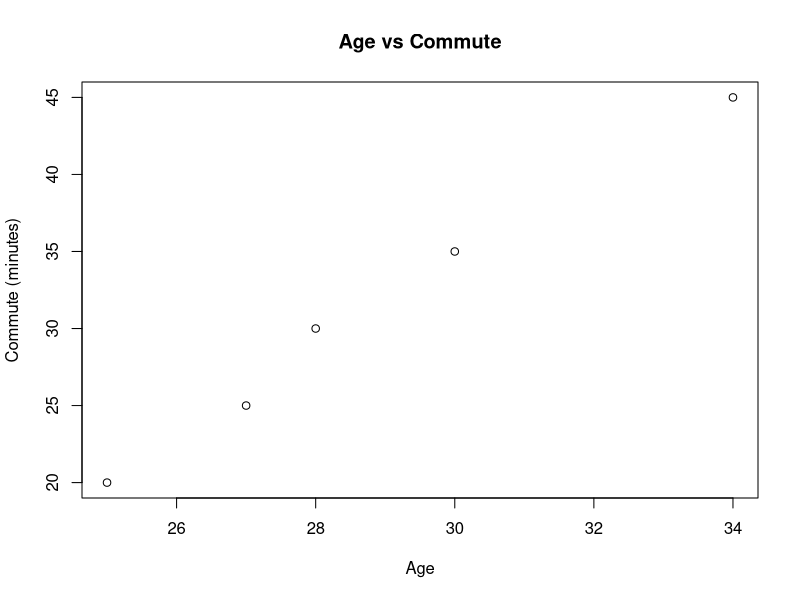
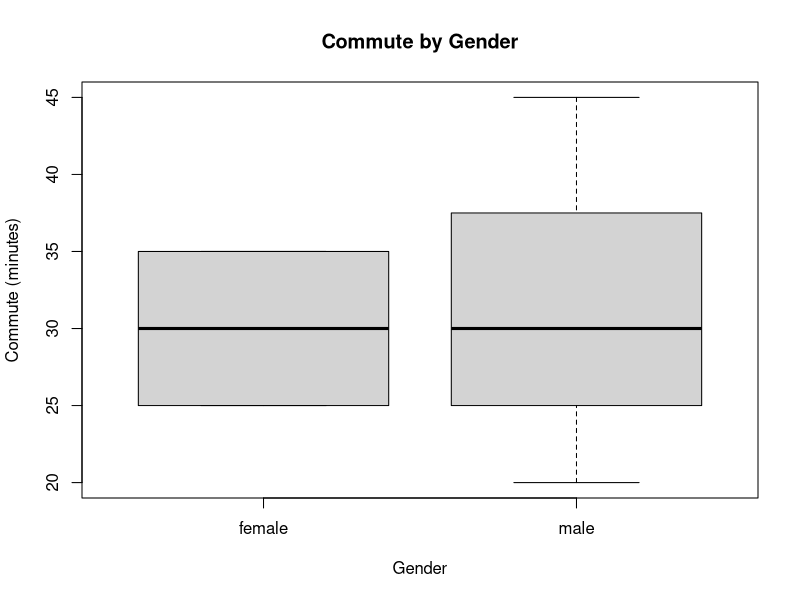
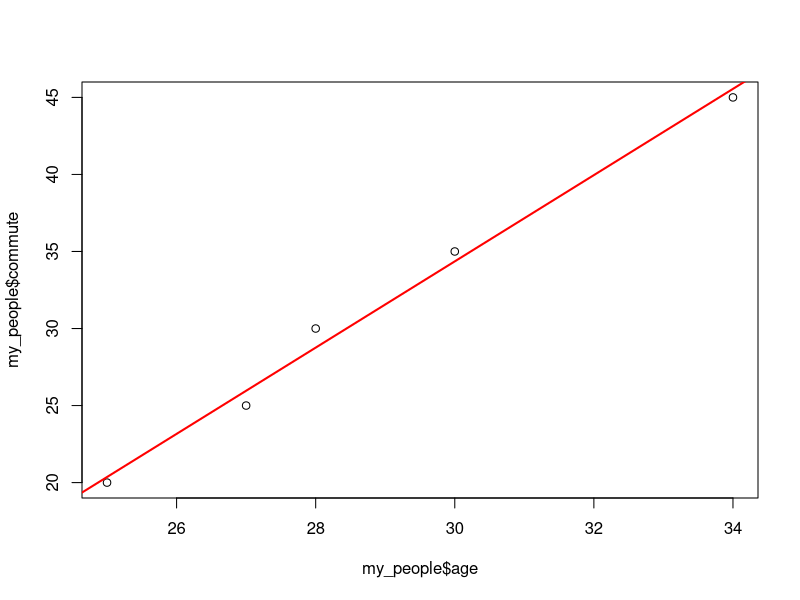

Source code (R) for these figures, in order:
my_people <- data.frame(
  name    = c("Anu", "Ram", "Shyam", "Hari", "Davis"),
  age     = c(28, 34, 25, 30, 27),
  gender  = c("male", "male", "male", "female", "female"),
  commute = c(30, 45, 20, 35, 25)
)

# Look at the data
head(my_people)
str(my_people)
summary(my_people)

#Basic scatter plot
plot(
  my_people$age,
  my_people$commute,
  xlab = "Age",
  ylab = "Commute (minutes)",
  main = "Age vs Commute"
)


#Correlation
cor.test(my_people$age, my_people$commute)

#Boxplot
boxplot(
  commute ~ gender,
  data = my_people,
  xlab = "Gender",
  ylab = "Commute (minutes)",
  main = "Commute by Gender"
)

#Simple regression
model <- lm(commute ~ age, data = my_people)
summary(model)
plot(my_people$age, my_people$commute)
abline(model, col = "red", lwd = 2)

#T-test
t.test(my_people$age, my_people$commute)

#Anova
my_people$gender <- factor(my_people$gender)

anova_res <- aov(commute ~ gender, data = my_people)
summary(anova_res)
